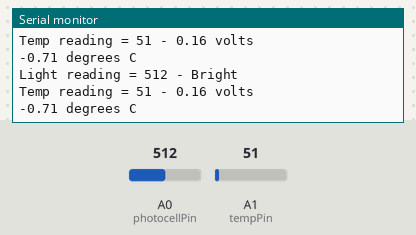
This sketch was run on a simulated Arduino Uno, built with avr-gcc and run on an emulated ATmega328P. Parts: the last lines printed to the serial monitor. Inputs (shaded band) come from the test bench; at power-on: A1 (tempPin) = 51, A0 (photocellPin) = 512.

Above: at 12.0 s.
12.1 s: A1 (tempPin) set to 55
At 13.0 s:
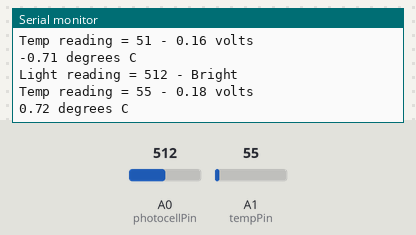
16.2 s: A1 (tempPin) set to 49
At 17.1 s:
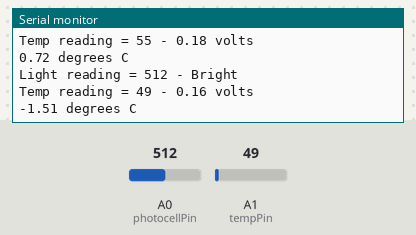
Timing chart, 0 to 18.7 s (numbered marks = the images above; inputs shaded):
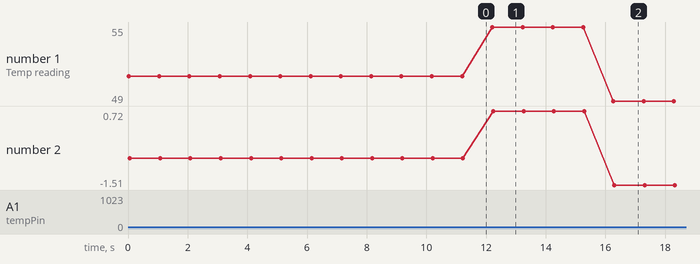

Measured:
- after the input at 12.1 s, the serial monitor: prints a new line after 0.11 s (image 1)
- after the input at 16.2 s, the serial monitor: prints a new line after 0.06 s (image 2)
- plotted number 1: 51 → 55 after the input at 12.1 s, 55 → 49 after the input at 16.2 s
- plotted number 2: -0.71 → 0.72 after the input at 12.1 s, 0.72 → -1.51 after the input at 16.2 s

The sketch:

sensor_test.ino
```cpp
/* Sensor test sketch
  for more information see http://www.ladyada.net/make/logshield/lighttemp.html
  Adapted to serve as a first step to try datalogging on the Adafruit SD shield
  */

#define aref_voltage 3.3         // we tie 3.3V to ARef and measure it with a multimeter!

int photocellPin = 0;     // the cell and 10K pulldown are connected to a0
int photocellReading;     // the analog reading from the analog resistor divider

//Differently than in the Adafruit circuit example, the temp sensor here is a thermistor
int tempPin = 1;        // V_out from the thermistor voltage divider is connected to a1
int tempReading;        // the analog reading from the sensor

// This function will map measured voltage from the lookup table
// source: http://playground.arduino.cc/Main/MultiMap
// note: the _in array should have increasing values
float FmultiMap(float val, float * _in, float * _out, uint8_t size)
{
  // take care the value is within range
  // val = constrain(val, _in[0], _in[size-1]);
  if (val <= _in[0]) return _out[0];
  if (val >= _in[size-1]) return _out[size-1];

  // search right interval
  uint8_t pos = 1;  // _in[0] allready tested
  while(val > _in[pos]) pos++;

  // this will handle all exact "points" in the _in array
  if (val == _in[pos]) return _out[pos];

  // interpolate in the right segment for the rest
  return (val - _in[pos-1]) * (_out[pos] - _out[pos-1]) / (_in[pos] - _in[pos-1]) + _out[pos-1];
}

// Voltage-temperature table calculated in thermistor-values.xlsx
// using B-parameter approximation
// TODO: make a python / shell script to generate larger, more precise lookup table
float voltage_values[]={0,0.01,0.01,0.01,0.02,0.02,0.04,0.05,0.07,0.09,0.13,0.17,0.22,0.28,0.36,0.45,0.55,0.67,0.8,0.94,1.09,1.25,1.41,1.57,1.73,1.88,2.03,2.16,2.28,2.4,2.5,2.59,2.67,2.74,2.81,2.86,2.91};
float temp_values[]={-55,-50,-45,-40,-35,-30,-25,-20,-15,-10,-5,0,5,10,15,20,25,30,35,40,45,50,55,60,65,70,75,80,85,90,95,100,105,110,115,120,125};

void setup(void) {
  // We'll send debugging information via the Serial monitor
  Serial.begin(9600);

  // If you want to set the aref to something other than 5v
  analogReference(EXTERNAL);
}


void loop(void) {
  photocellReading = analogRead(photocellPin);

  Serial.print("Light reading = ");
  Serial.print(photocellReading);     // the raw analog reading

  // We'll have a few threshholds, qualitatively determined
  if (photocellReading < 10) {
    Serial.println(" - Dark");
  } else if (photocellReading < 200) {
    Serial.println(" - Dim");
  } else if (photocellReading < 500) {
    Serial.println(" - Light");
  } else if (photocellReading < 800) {
    Serial.println(" - Bright");
  } else {
    Serial.println(" - Very bright");
  }

  tempReading = analogRead(tempPin);

  Serial.print("Temp reading = ");
  Serial.print(tempReading);     // the raw analog reading

  // converting that reading to voltage, which is based off the reference voltage
  float voltage = tempReading * aref_voltage / 1024;

  // print out the voltage
  Serial.print(" - ");
  Serial.print(voltage); Serial.println(" volts");

  // now print out the temperature

  float temperatureC;
  temperatureC = FmultiMap((float)voltage, voltage_values, temp_values, 37);

  Serial.print(temperatureC); Serial.println(" degrees C");


  delay(1000);
}
```
